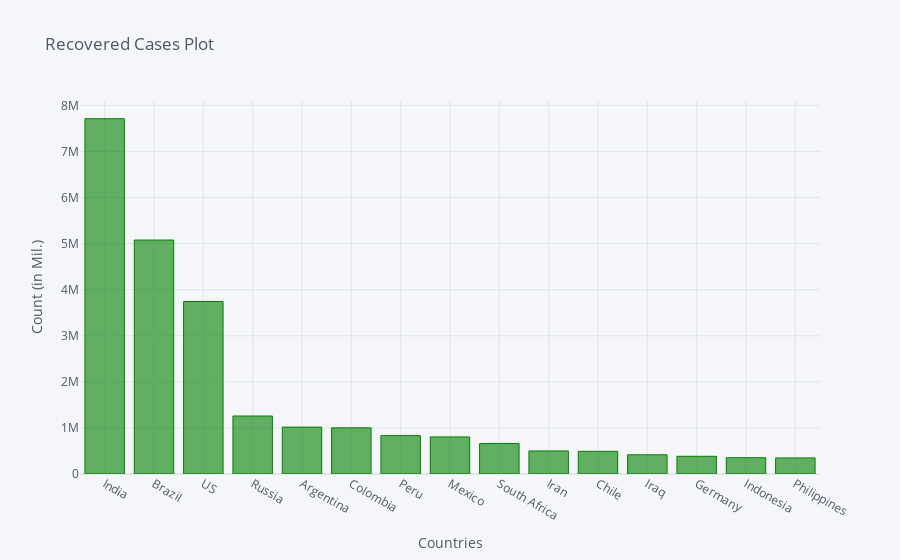

The cell this chart's notebook holds for it:
### Code cell
recovered_df2_plot.iplot(kind='bar', x='Country/Region', y='11/4/20',color='green',
                         title='Recovered Cases Plot',xTitle='Countries',yTitle='Count (in Mil.)')

### Figure 1 — Plotly figure (JSON) as saved in the notebook; plotly's stock layout.template omitted (floating-point values rounded to 4 significant figures)
{"data": [{"marker": {"color": "rgba(0, 128, 0, 0.6)", "line": {"color": "rgba(0, 128, 0, 1.0)", "width": 1}}, "name": "11/4/20", "orientation": "v", "text": "", "type": "bar", "x": ["India", "Brazil", "US", "Russia", "Argentina", "Colombia", "Peru", "Mexico", "South Africa", "Iran", "Chile", "Iraq", "Germany", "Indonesia", "Philippines"], "y": [7711809, 5078162, 3743527, 1259194, 1017647, 1002202, 832929, 804887, 660185, 500400, 492149, 417235, 384012, 353282, 349091]}], "layout": {"legend": {"bgcolor": "#F5F6F9", "font": {"color": "#4D5663"}}, "paper_bgcolor": "#F5F6F9", "plot_bgcolor": "#F5F6F9", "title": {"font": {"color": "#4D5663"}, "text": "Recovered Cases Plot"}, "xaxis": {"gridcolor": "#E1E5ED", "showgrid": true, "tickfont": {"color": "#4D5663"}, "title": {"font": {"color": "#4D5663"}, "text": "Countries"}, "zerolinecolor": "#E1E5ED"}, "yaxis": {"gridcolor": "#E1E5ED", "showgrid": true, "tickfont": {"color": "#4D5663"}, "title": {"font": {"color": "#4D5663"}, "text": "Count (in Mil.)"}, "zerolinecolor": "#E1E5ED"}}}
